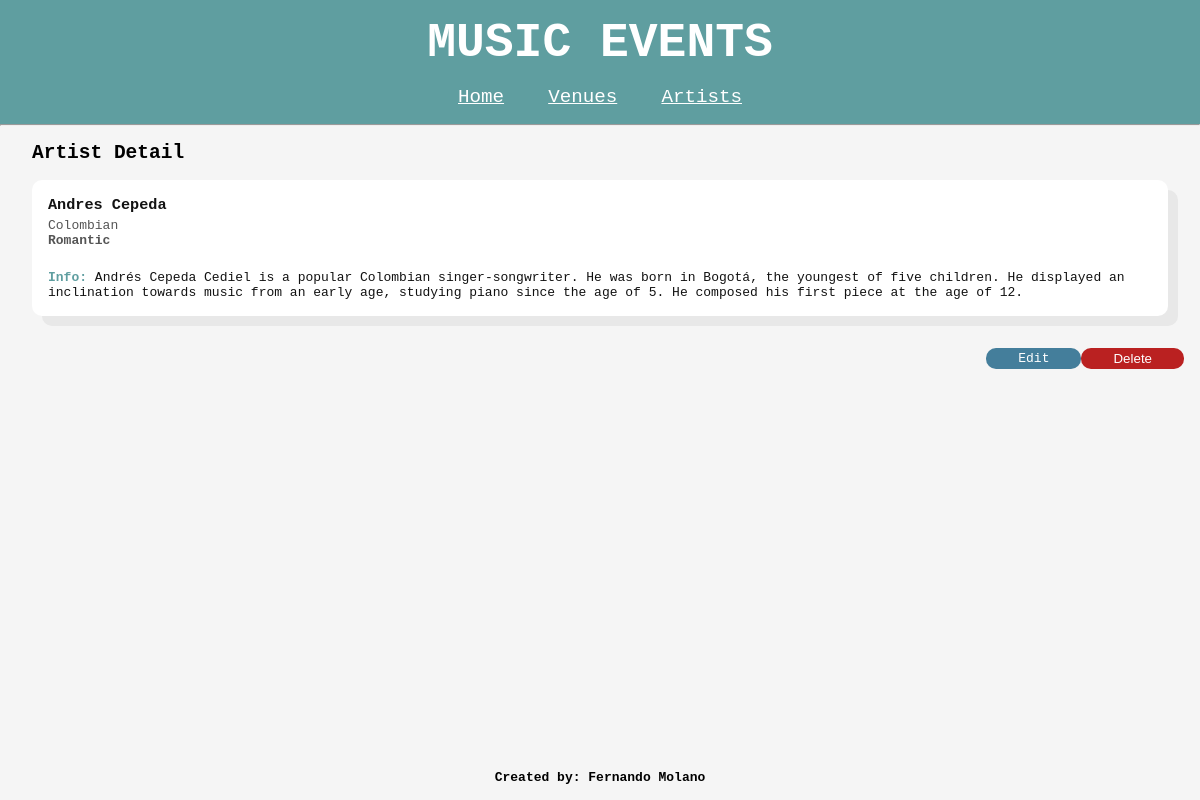
/artists/detail/8/, run on the app's committed database.
### music_events/models.py (models this page shows, shortened)
class Artist(models.Model):
    name = models.CharField(max_length=200, blank=False)
    description = models.CharField(max_length=400, blank=True)
    genre = models.CharField(max_length=20, blank=True)
    nationality = models.CharField(max_length=20, blank=True)

### music_events/views.py (the view)
# urls.py: path('artists/detail/<int:artist_pk>/', views.artist_detail, name='artist_detail'),
def artist_detail(request, artist_pk):
    artist = get_object_or_404(Artist, pk=artist_pk)
    return render(request, 'music_events/artists/artist_detail.html', {'artist': artist})

### music_events/templates/music_events/artists/artist_detail.html (shortened to what this page needs)
{% extends 'music_events/base.html' %} {% block content %}
<h2 id="artist-detail-title">Artist Detail</h2>
<div class="row">
  <h3 id="artist-name">{{ artist.name }}</h3>
  <p class="item-nationality">{{ artist.nationality }}</p>
  <p class="item-genre">{{ artist.genre }}</p>
  <p class="item-description"><span>Info:</span> {{ artist.description }}</p>
</div>
<div class="options">
  <a class="edit" href="{% url 'events:edit_artist' artist_pk=artist.pk %}">Edit</a>
  <form action="{% url 'events:delete_artist' artist.pk %}" method="post">
    <button type="submit" class="delete btn">Delete</button>
  </form>
</div>
{% endblock %}

### music_events/static/css/global.css (style rules this page uses)
* { margin: 0; padding: 0; box-sizing: border-box; }
:root { --primary-color-bg: cadetblue; --row-bg: white; }
body { font-family: monospace; background: whitesmoke; color: black; }
h2 { margin-bottom: 1rem; }
.row { background-color: var(--row-bg); border-radius: 10px; margin-bottom: 1rem; padding: 1rem; color: #121212; box-shadow: 10px 10px #e8e8e8; display: flex; flex-direction: column; gap: 12px; }
.item-nationality, .item-genre { color: #555555; margin-top: -8px; margin-bottom: -4px; }
.item-genre { font-weight: bold; }
.item-description { margin-top: 14px; }
.item-description span { color: var(--primary-color-bg); font-weight: bold; }
.options { width: 16%; display: flex; justify-content: space-between; align-items: center; align-self: end; margin-left: auto; padding: 0; }
.options form { width: 200px; justify-content: end; }
.edit { background: #447e9b !important; }
.delete { background: #ba2121 !important; }
form { display: flex; width: 50%; justify-content: start; align-items: center; gap: 10px; margin: 1rem 0px; }
.btn, .edit { padding: 0.2rem 2rem; color: white; background-color: var(--primary-color-bg); border-radius: 10px; border: none; outline: none; cursor: pointer; text-decoration: none; }

### data on the page
Artist: name "Andres Cepeda", nationality "Colombian", genre "Romantic", description "Andrés Cepeda Cediel is a popular Colombian singer-songwriter. He was born in Bogotá, the youngest of five children. He displayed an inclination towards music from an early age, studying piano since the age of 5. He composed his first piece at the age of 12."
